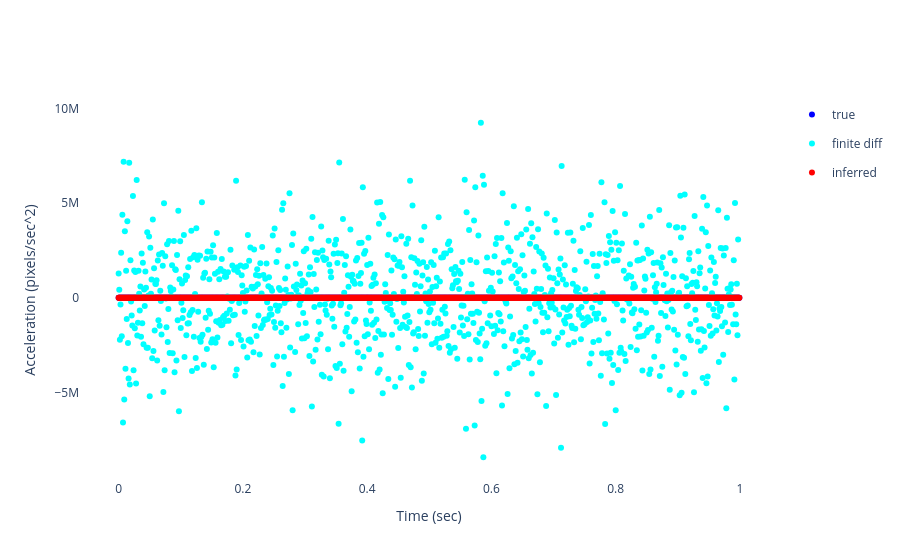

Notebook code cell kept with this figure:
### Markdown cell above
## Plot true and filtered accelerations (with 95% confidence band)

### Code cell
true_x = x[2, :]
other_x = acc_est_fd
other_label = "finite diff"
color_other = "cyan"
filter_mean_x = filtered_means[2, 0, :]

filter_ci_acc_upper = filter_mean_x + 1.96*filter_stds[:, 2]
filter_ci_acc_lower = filter_mean_x - 1.96*filter_stds[:, 2]

fig = get_fig_kinematics_vs_time(
    time=time,
    true_x=true_x,
    other_x=other_x,
    inferred_mean_x=filter_mean_x,
    inferred_ci_x_upper=filter_ci_acc_upper,
    inferred_ci_x_lower=filter_ci_acc_lower,
    cb_alpha=cb_alpha,
    color_true=color_true,
    color_inferred_pattern=color_filtered_pattern,
    color_other=color_other,
    xlabel="Time (sec)", ylabel="Acceleration (pixels/sec^2)",
    other_label=other_label)
fig

### Figure 1 — Plotly figure (JSON) as saved in the notebook; plotly's stock layout.template omitted (floating-point values rounded to 4 significant figures; data arrays with more than 128 entries replaced by an {"elided": "..."} marker saying what was removed)
{"data": [{"marker": {"color": "blue"}, "mode": "markers", "name": "true", "showlegend": true, "type": "scatter", "x": {"elided": "1000 float values"}, "y": {"elided": "1000 float values"}}, {"marker": {"color": "cyan"}, "mode": "markers", "name": "finite diff", "showlegend": true, "type": "scatter", "x": {"elided": "1000 float values"}, "y": {"elided": "998 float values"}}, {"legendgroup": "inferred_x", "marker": {"color": "rgba(255,0,0,1.000000)"}, "mode": "markers", "name": "inferred", "showlegend": true, "type": "scatter", "x": {"elided": "1000 float values"}, "y": {"elided": "1000 float values"}}, {"fill": "toself", "fillcolor": "rgba(255,0,0,0.300000)", "legendgroup": "inferred_x", "line": {"color": "rgba(255,0,0,0.000000)"}, "showlegend": false, "type": "scatter", "x": {"elided": "2000 float values"}, "y": {"elided": "2000 float values"}}], "layout": {"paper_bgcolor": "rgba(0,0,0,0)", "plot_bgcolor": "rgba(0,0,0,0)", "xaxis": {"title": {"text": "Time (sec)"}}, "yaxis": {"title": {"text": "Acceleration (pixels/sec^2)"}}}}
